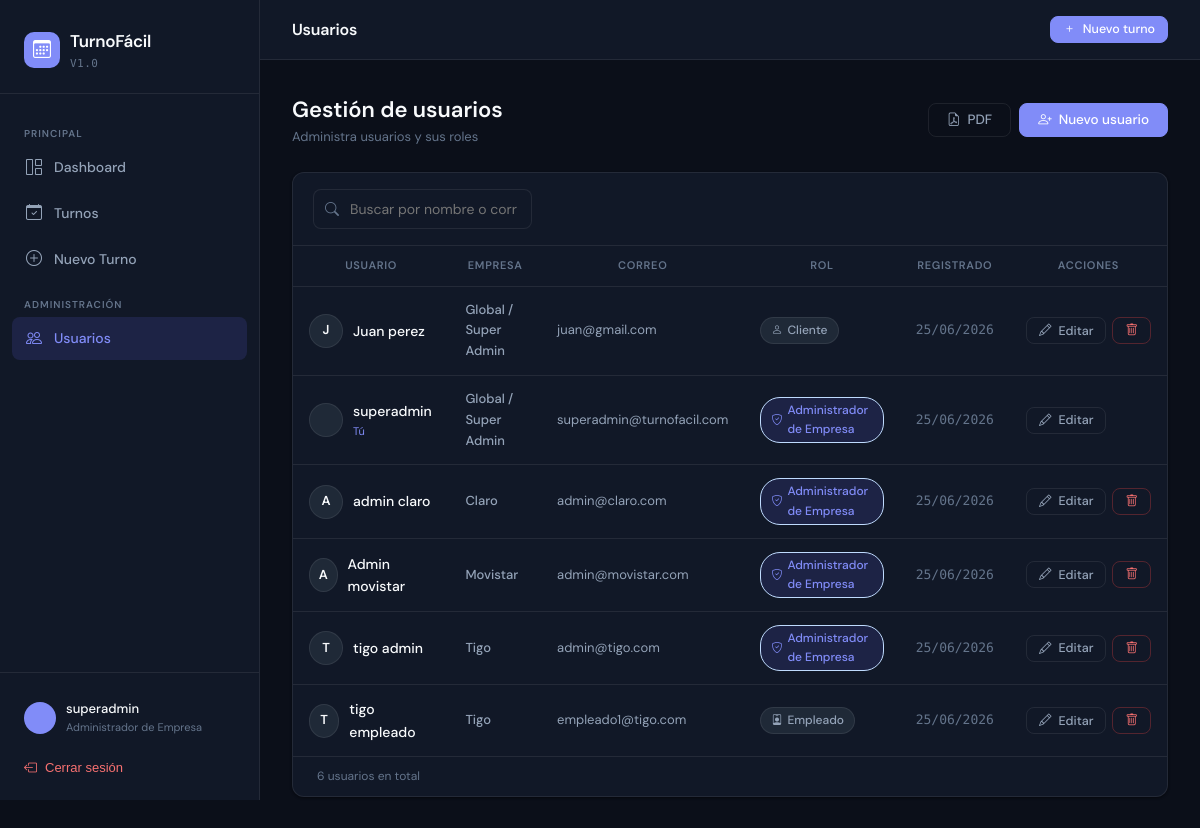
The page /usuarios/ (signed in) on the database as committed earlier.
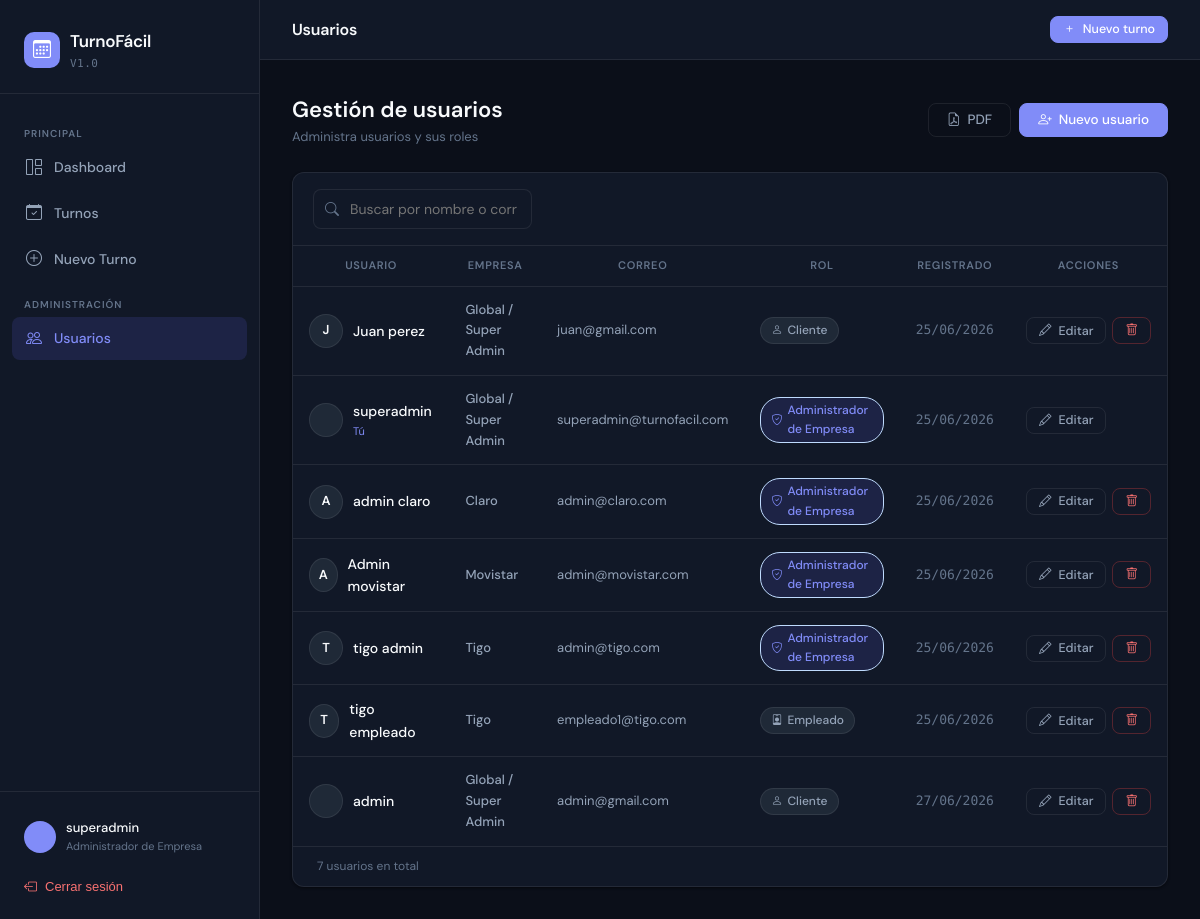
The same page on the database as committed later.
### core/models.py (models this page shows, shortened)
class Usuario(AbstractUser):
    ROL_CHOICES = [
        ('admin',    'Administrador de Empresa'),
        ('empleado', 'Empleado'),
        ('cliente',  'Cliente'),
    ]
    email = models.EmailField(unique=True)
    rol = models.CharField(max_length=20, choices=ROL_CHOICES, default='cliente')
    company = models.ForeignKey(
        Company,
        on_delete=models.CASCADE,
        null=True,
        blank=True,
        related_name='usuarios',
        verbose_name="Empresa"
    )
    tipo_documento = models.CharField(max_length=20, blank=True, null=True)
    numero_documento = models.CharField(max_length=30, blank=True, null=True)
    class Meta:
        verbose_name = 'Usuario'
        verbose_name_plural = 'Usuarios'
        indexes = [
            models.Index(fields=['company', 'id']),
        ]

class Company(models.Model):
    name = models.CharField(max_length=150, unique=True, verbose_name="Nombre de la Empresa")
    nit = models.CharField(max_length=50, unique=True, verbose_name="NIT / Identificación")
    created_at = models.DateTimeField(auto_now_add=True)
    business_config = JSONField(
        default=dict,
        blank=True,
        help_text="Configuraciones dinámicas de negocio de la empresa."
    )
    class Meta:
        verbose_name = "Empresa"
        verbose_name_plural = "Empresas"

### core/views.py (the view)
# urls.py: path('usuarios/',                    views.usuarios_lista,   name='usuarios_lista'),
@login_requerido
@solo_admin
def usuarios_lista(request):
    user = request.user
    q        = request.GET.get('q', '')
    usuarios = secure_tenant_filter(user, Usuario)
    if q:
        usuarios = usuarios.filter(
            Q(first_name__icontains=q) |
            Q(last_name__icontains=q)  |
            Q(email__icontains=q)
        )
    return render(request, 'usuarios/lista.html', {'usuarios': usuarios, 'q': q})

### core/context_processors.py (called while the page is built)
def now_processor(request):
    return {'now': timezone.localtime(timezone.now())}

### core/views.py (called while the page is built, shortened)
def secure_tenant_filter(user, queryset_or_model):
    if user.is_superuser:
        if isinstance(queryset_or_model, type):
            return queryset_or_model.objects.all()
        return queryset_or_model

### templates/usuarios/lista.html (shortened to what this page needs)
{% extends 'base.html' %}
{% block page_title %}Usuarios{% endblock %}
{% block content %}
<div style="display:flex;justify-content:space-between;align-items:center;margin-bottom:24px;flex-wrap:wrap;gap:12px;">
    <div>
        <div style="font-size:22px;font-weight:600;">Gestión de usuarios</div>
        <div style="font-size:13px;color:var(--text-muted);">Administra usuarios y sus roles</div>
    </div>
    <div style="display:flex;gap:8px;">
        <a href="{% url 'usuarios_pdf' %}" class="btn btn-secondary"><i class="bi bi-file-earmark-pdf"></i> PDF</a>
        <a href="{% url 'usuario_crear' %}" class="btn btn-primary"><i class="bi bi-person-plus"></i> Nuevo usuario</a>
    </div>
</div>
<div class="card">
    <div class="table-search">
        <form method="GET">
            <div class="search-wrap">
                <i class="bi bi-search"></i>
                <input type="text" name="q" class="form-control" placeholder="Buscar por nombre o correo…" value="{{ q }}">
            </div>
        </form>
    </div>
    <div class="table-wrap" style="max-height:calc(100vh - 280px);overflow-y:auto;">
        <table>
            <thead>
                <tr><th>Usuario</th><th>Empresa</th><th>Correo</th><th>Rol</th><th>Registrado</th><th>Acciones</th></tr>
            </thead>
            <tbody>
                {% for u in usuarios %}
                <tr>
                    <td>
                        <div style="display:flex;align-items:center;gap:10px;">
                            <div style="width:34px;height:34px;background:var(--surface-2);border-radius:50%;display:flex;align-items:center;justify-content:center;font-size:13px;font-weight:600;border:1px solid var(--border);">
                                {{ u.first_name|first|upper }}
                            </div>
                            <div>
                                <div style="font-weight:500;">{{ u.get_full_name|default:u.username }}</div>
                                {% if u == user %}<div style="font-size:11px;color:var(--accent);">Tú</div>{% endif %}
                            </div>
                        </div>
                    </td>
                    <td style="color:var(--text-secondary);font-size:13px;font-weight:500;">{{ u.company.name|default:"Global / Super Admin" }}</td>
                    <td style="color:var(--text-secondary);font-size:13px;">{{ u.email }}</td>
                    <td>
                        <span style="display:inline-flex;align-items:center;gap:5px;padding:3px 10px;border-radius:20px;font-size:12px;font-weight:500;
                            background:{% if u.rol == 'admin' %}var(--accent-light){% else %}var(--surface-2){% endif %};
                            color:{% if u.rol == 'admin' %}var(--accent){% else %}var(--text-secondary){% endif %};
                            border:1px solid {% if u.rol == 'admin' %}#bfdbfe{% else %}var(--border){% endif %};">
                            <i class="bi bi-{% if u.rol == 'admin' %}shield-check{% elif u.rol == 'empleado' %}person-badge{% else %}person{% endif %}" style="font-size:11px;"></i>
                            {{ u.get_rol_display }}
                        </span>
                    </td>
                    <td style="font-size:13px;color:var(--text-muted);font-family:'DM Mono',monospace;">{{ u.date_joined|date:"d/m/Y" }}</td>
                    <td>
                        <div style="display:flex;gap:6px;">
                            <a href="{% url 'usuario_editar' u.pk %}" class="btn btn-secondary btn-sm"><i class="bi bi-pencil"></i> Editar</a>
                            {% if u != user %}
                            <form method="POST" action="{% url 'usuario_eliminar' u.pk %}" onsubmit="return confirm('¿Eliminar este usuario?')">
                                <button type="submit" class="btn btn-danger btn-sm"><i class="bi bi-trash"></i></button>
                            </form>
                            {% endif %}
                        </div>
                    </td>
                </tr>
                {% empty %}
                <tr><td colspan="5" style="text-align:center;padding:48px;color:var(--text-muted);">No hay usuarios.</td></tr>
                {% endfor %}
            </tbody>
        </table>
    </div>
    <div style="border-top:1px solid var(--border);padding:10px 24px;font-size:12px;color:var(--text-muted);">
        {{ usuarios|length }} usuario{{ usuarios|length|pluralize:"s" }} en total
    </div>
</div>
{% endblock %}

### templates/base.html (shortened to what this page needs)
<!DOCTYPE html>
<html lang="es">
<head>
    <link rel="stylesheet" href="https://cdn.jsdelivr.net/npm/bootstrap-icons@1.11.3/font/bootstrap-icons.min.css">
</head>
<body>
<aside class="sidebar" id="sidebar">
    <div class="sidebar-logo">
        <a href="{% if user.is_superuser or user.rol == 'admin' %}{% url 'dashboard' %}{% elif user.rol == 'empleado' %}{% url 'empleado_panel' %}{% else %}{% url 'cliente_panel' %}{% endif %}" class="brand">
            <div class="brand-icon"><i class="bi bi-calendar3"></i></div>
            <div>
                <div class="brand-name">TurnoFácil</div>
                <div class="brand-sub">v1.0</div>
            </div>
        </a>
    </div>
    <nav class="sidebar-nav">
        <div class="nav-section-label">Principal</div>
        {% if user.rol == 'admin' %}
        <a href="{% url 'dashboard' %}" class="nav-item {% if request.resolver_match.url_name == 'dashboard' %}active{% endif %}">
            <i class="bi bi-grid-1x2"></i> Dashboard
        </a>
        <a href="{% url 'turnos_lista' %}" class="nav-item {% if 'turno' in request.resolver_match.url_name %}active{% endif %}">
            <i class="bi bi-calendar-check"></i> Turnos
        </a>
        <a href="{% url 'turno_crear' %}" class="nav-item {% if request.resolver_match.url_name == 'turno_crear' %}active{% endif %}">
            <i class="bi bi-plus-circle"></i> Nuevo Turno
        </a>
        <div class="nav-section-label">Administración</div>
        <a href="{% url 'usuarios_lista' %}" class="nav-item {% if 'usuario' in request.resolver_match.url_name %}active{% endif %}">
            <i class="bi bi-people"></i> Usuarios
        </a>
        {% endif %}
    </nav>
    <div class="sidebar-footer">
        <a href="{% url 'editar_perfil' %}" class="user-card">
            <div class="user-avatar">{{ user.first_name|first|upper }}{{ user.last_name|first|upper }}</div>
            <div>
                <div class="user-name">{{ user.get_full_name|default:user.username }}</div>
                <div class="user-role">{{ user.get_rol_display }}</div>
            </div>
        </a>
        <form method="POST" action="{% url 'logout' %}">
            <button type="submit" class="logout-btn">
                <i class="bi bi-box-arrow-left"></i> Cerrar sesión
            </button>
        </form>
    </div>
</aside>
<div class="main-wrap">
    <header class="topbar">
        <div style="display:flex;align-items:center;gap:12px;">
            <span class="topbar-title">{% block page_title %}Dashboard{% endblock %}</span>
        </div>
        <div>
            <a href="{% url 'turno_crear' %}" class="btn btn-primary btn-sm">
                <i class="bi bi-plus"></i> Nuevo turno
            </a>
        </div>
    </header>
    <main class="page-content">
        {% block content %}{% endblock %}
    </main>
</div>
</body>
</html>

Rows that differ between the two databases and show on the page:
added Usuario: get_full_name "admin", company.name "Global / Super Admin", email "admin@gmail.com", rol "Cliente", date_joined "27/06/2026"
Other text that changed with them:
{{ usuarios|length }}: "6" → "7"
